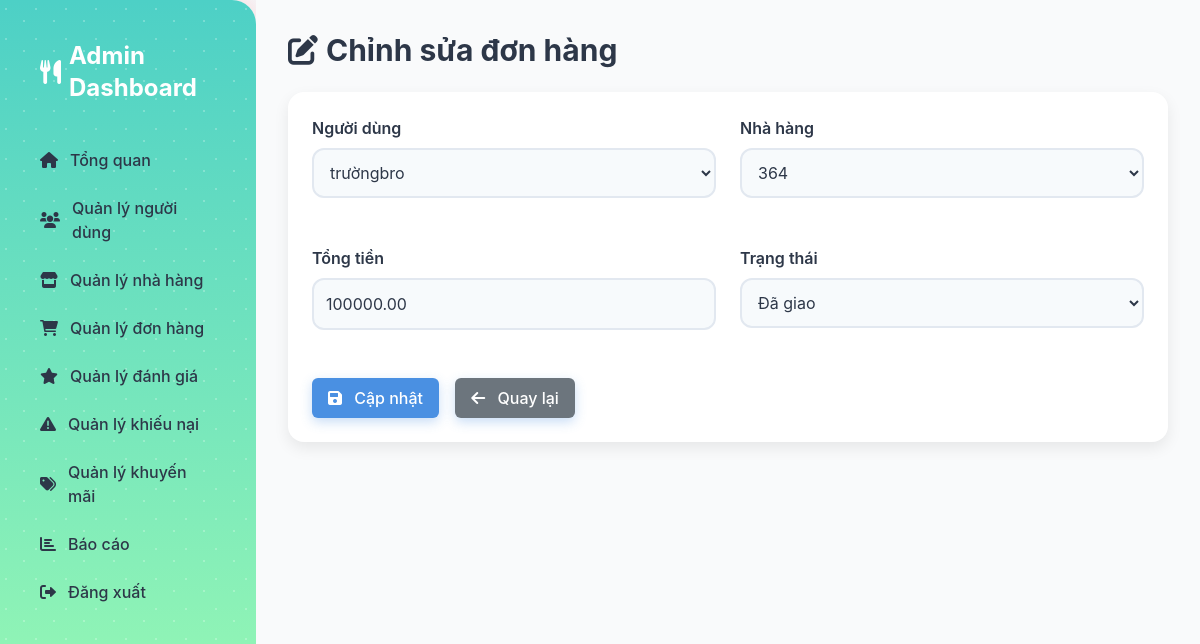
The app's page /modules/orders/edit_order.php?id=7 (signed in), older data.
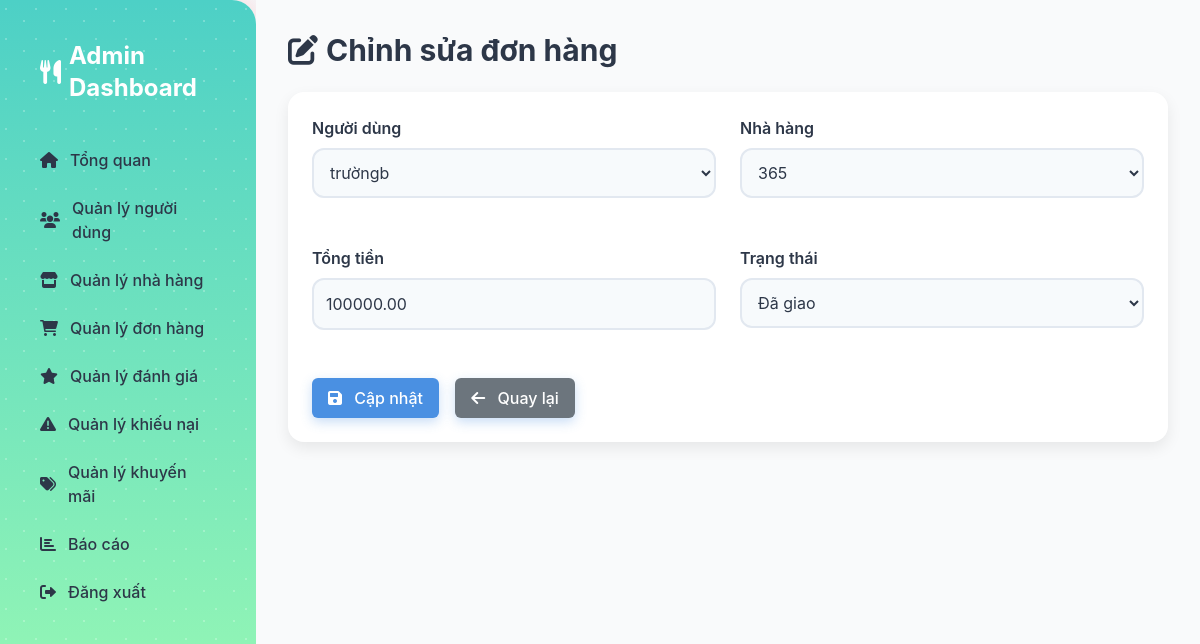
The same page, newer data.
### tables this page shows
CREATE TABLE `orders` (
  `id` int(11) NOT NULL,
  `user_id` int(11) DEFAULT NULL,
  `restaurant_id` int(11) DEFAULT NULL,
  `total_amount` decimal(10,2) NOT NULL,
  `status` enum('pending','processing','delivered','cancelled') DEFAULT 'pending',
  `created_at` timestamp NOT NULL DEFAULT current_timestamp(),
  `complaint` text DEFAULT NULL
);

CREATE TABLE `users` (
  `id` int(11) NOT NULL,
  `username` varchar(50) NOT NULL,
  `password` varchar(255) NOT NULL,
  `role` enum('admin','user','restaurant') NOT NULL,
  `email` varchar(100) NOT NULL,
  `created_at` timestamp NOT NULL DEFAULT current_timestamp()
);

CREATE TABLE `restaurants` (
  `id` int(11) NOT NULL,
  `name` varchar(100) NOT NULL,
  `address` text NOT NULL,
  `owner_id` int(11) DEFAULT NULL,
  `status` enum('pending','approved','rejected') DEFAULT 'pending',
  `image` varchar(255) DEFAULT NULL
);

### modules/orders/edit_order.php (the view, shortened to what the changed rows need)
<?php
require __DIR__ . '/../../config/db_connect.php';
$current_page = basename($_SERVER['PHP_SELF']);
$order_id = $_GET['id'] ?? null;
$stmt = $pdo->prepare("SELECT id, user_id, restaurant_id, total_amount, status, created_at FROM orders WHERE id = ?");
$stmt->execute([$order_id]);
$order = $stmt->fetch(PDO::FETCH_ASSOC);
try {
    $stmt = $pdo->query("SELECT id, username FROM users");
    $users = $stmt->fetchAll(PDO::FETCH_ASSOC);
    $stmt = $pdo->query("SELECT id, name FROM restaurants");
    $restaurants = $stmt->fetchAll(PDO::FETCH_ASSOC);
} catch (PDOException $e) {
    $error = "Lỗi khi lấy dữ liệu: " . $e->getMessage();
    error_log("Database error when fetching users/restaurants: " . $e->getMessage());
}
?>
<!DOCTYPE html>
<html lang="vi">
<head>
    <link href="https://cdn.jsdelivr.net/npm/tailwindcss@2.2.19/dist/tailwind.min.css" rel="stylesheet">
    <link href="/ad/assets/css/admin.css" rel="stylesheet">
    <link href="https://cdnjs.cloudflare.com/ajax/libs/font-awesome/6.0.0-beta3/css/all.min.css" rel="stylesheet">
    <link href="https://cdnjs.cloudflare.com/ajax/libs/animate.css/4.1.1/animate.min.css" rel="stylesheet">
</head>
<body class="flex flex-col h-screen bg-gray-50" data-page="<?php echo $current_page; ?>">
    <div class="flex flex-1 overflow-hidden">
        <aside class="sidebar w-64 bg-gray-800 text-white transition-all duration-300 ease-in-out">
            <h2 class="text-2xl font-bold mb-4 flex items-center p-4">
                <i class="fas fa-utensils mr-2"></i> <span>Admin Dashboard</span>
            </h2>
        </aside>
        <main class="main-content flex-1 overflow-auto p-6 bg-gray-50 animate__animated animate__fadeIn" id="main-content">
            <div class="content" id="content" style="display: none;">
                <h1 class="text-3xl font-bold mb-6 flex items-center animate__animated animate__fadeInUp">
                    <i class="fas fa-edit mr-2"></i> Chỉnh sửa đơn hàng
                </h1>
                <div class="card mb-6 bg-white shadow-lg rounded-lg p-6 animate__animated animate__fadeInUp">
                    <form method="POST" action="" class="grid grid-cols-1 md:grid-cols-2 gap-6">
                        <div class="form-group">
                            <label for="user_id">Người dùng</label>
                            <select name="user_id" id="user_id" class="form-control" required>
                                <?php foreach ($users as $user): ?>
                                <option value="<?php echo htmlspecialchars($user['id']); ?>" <?php echo ($user['id'] == $order['user_id']) ? 'selected' : ''; ?>>
                                    <?php echo htmlspecialchars($user['username']); ?>
                                </option>
                                <?php endforeach; ?>
                            </select>
                        </div>
                        <div class="form-group">
                            <label for="restaurant_id">Nhà hàng</label>
                            <select name="restaurant_id" id="restaurant_id" class="form-control" required>
                                <?php foreach ($restaurants as $restaurant): ?>
                                <option value="<?php echo htmlspecialchars($restaurant['id']); ?>" <?php echo ($restaurant['id'] == $order['restaurant_id']) ? 'selected' : ''; ?>>
                                    <?php echo htmlspecialchars($restaurant['name']); ?>
                                </option>
                                <?php endforeach; ?>
                            </select>
                        </div>
                        <div class="form-group">
                            <label for="total_amount">Tổng tiền</label>
                            <input type="number" step="0.01" name="total_amount" id="total_amount" class="form-control" value="<?php echo htmlspecialchars($order['total_amount']); ?>" required>
                        </div>
                        <div class="form-group">
                            <label for="status">Trạng thái</label>
                            <select name="status" id="status" class="form-control" required>
                                <option value="delivered" <?php echo $order['status'] === 'delivered' ? 'selected' : ''; ?>>Đã giao</option>
                            </select>
                        </div>
                    </form>
                </div>
            </div>
        </main>
    </div>
</body>
</html>

Row changes from the older to the newer data that the page shows:
changed through a linked row, orders "Đã giao": user_id "trườngbro" → "trườngb"; restaurant_id "364" → "365"
